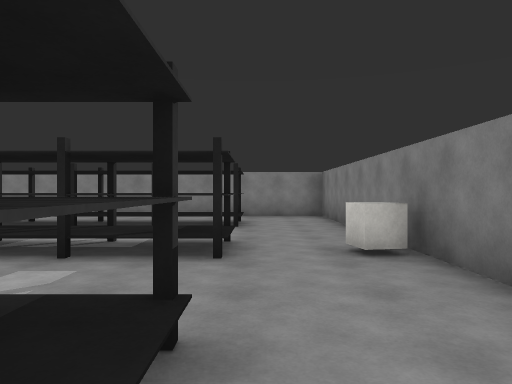
[1] (above)

16 first-person views from a walk through a 3-D level made in the Unity game engine. The camera is 1.4 m above the floor, looks level and sees 70° across. The floor is counted in squares, 2 m on a side. Each view is taken from the middle of a square. On the plan, view 1 faces up. The plan holds only what a view shows up to about 11 squares ahead; the rest is blank. The player is left out. Some animated figures are left out. Surface patterns are stand-ins for the level's own textures.

[2]
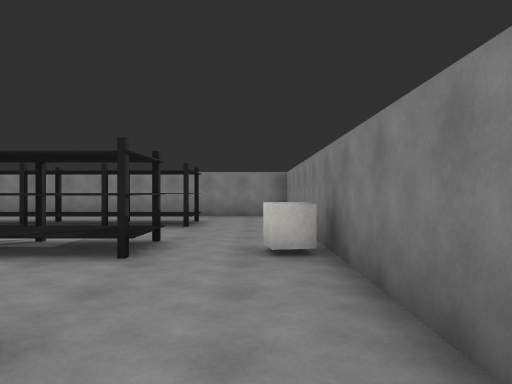

[3]
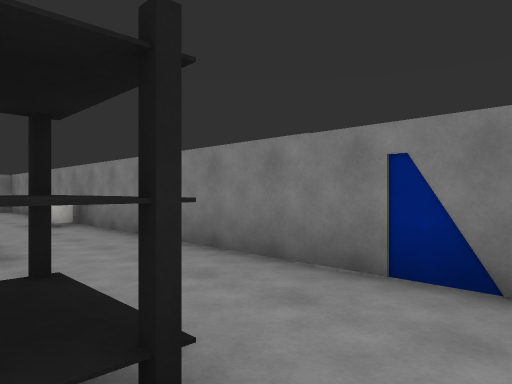

[4]
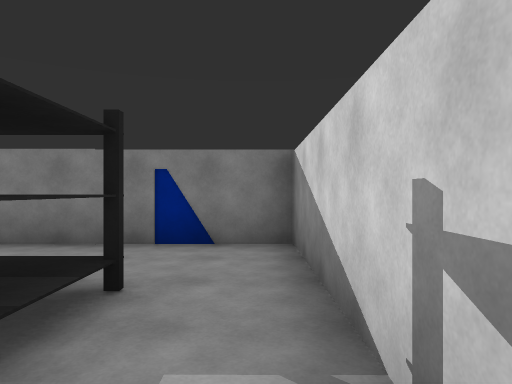

[5]
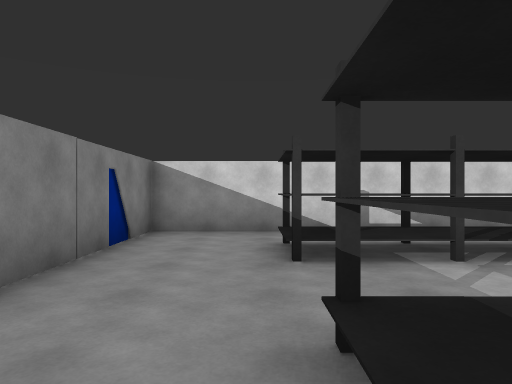

[6]
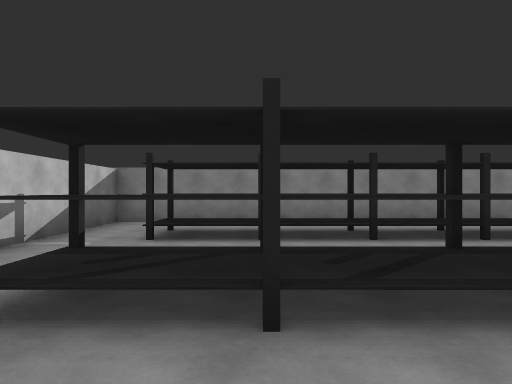

[7]
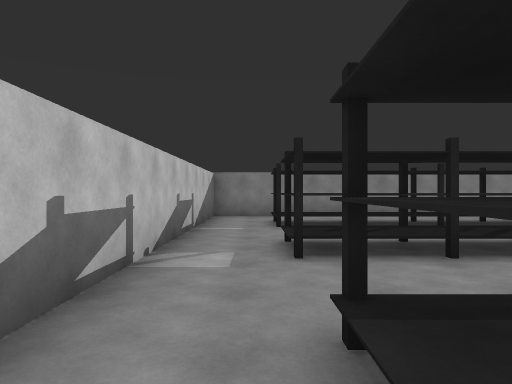

[8]
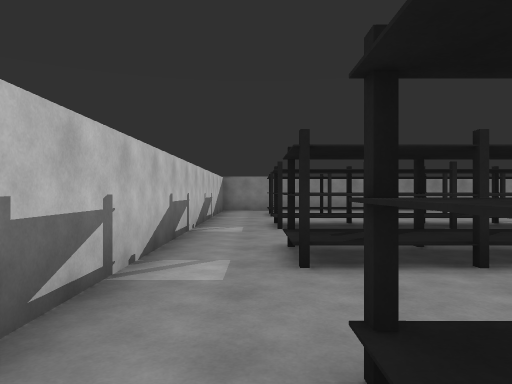

[9]
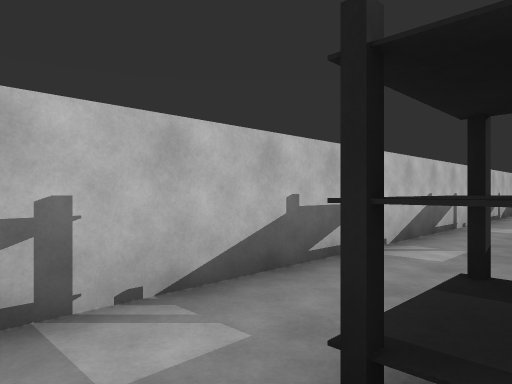

[10]
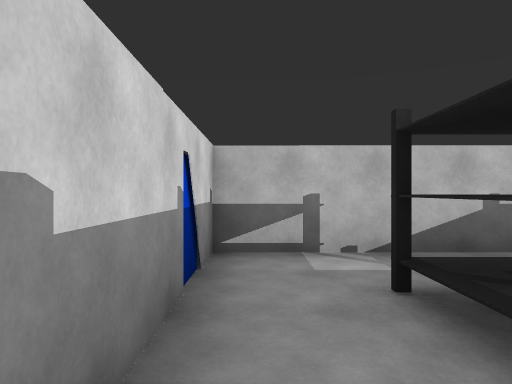

[11]
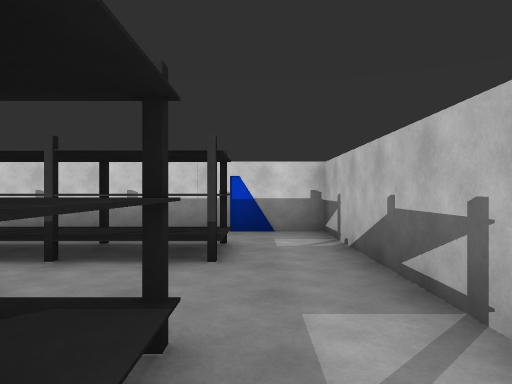

[12]
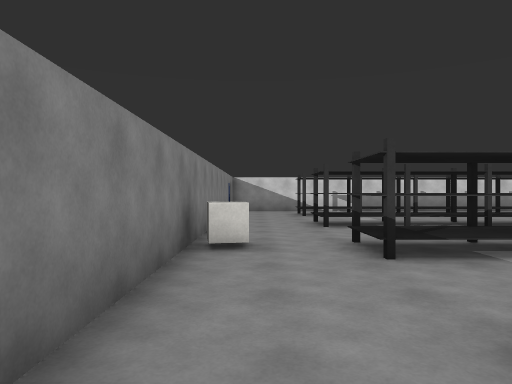

[13]
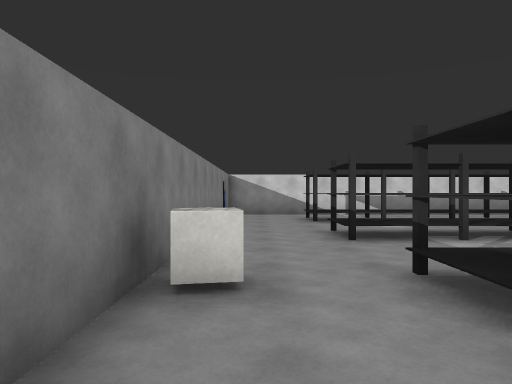

[14]
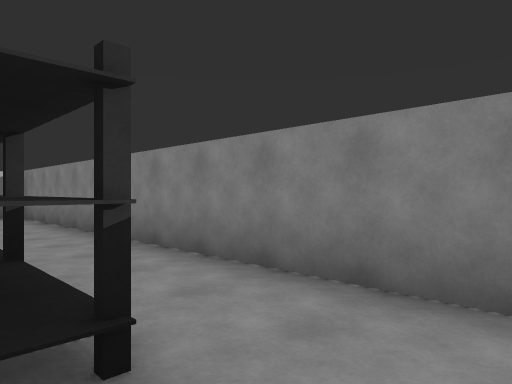

[15]
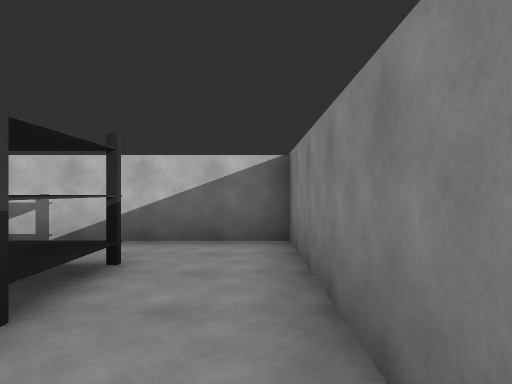

[16]
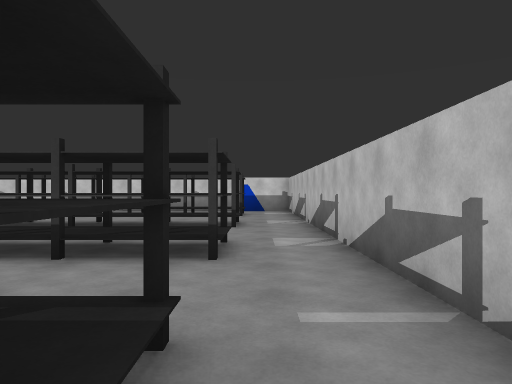

### Floor plan
Key: @ floor where view 1 was taken; # wall or solid block; . floor; T thing the floor can be seen under or through; C cube.
Columns run from 11 left of view 1 to 2 right of it. Each row starts with its distance up from view 1.
 11 ##############
 10 #............#
  9 #............#
  8 #..TTTTTTTT..#
  7 #........ ...#
  6 #........ ...#
  5 #..TTTTT ##..#
  4 #..TTTTT###.C#
  3 #.....   ....#
  2 #.. .   .....#
  1 #..####TTTT..#
  0 #..........@.#
 -1 #............#
 -2 #..########..#
 -3 #..########..#
 -4 #............#
 -5 ##############

Positions as (right, up) in squares from view 1, and headings:
1: (0, 0), facing up
2: (1, 0), facing up
3: (-1, -4), facing up-right
4: (-3, -4), facing right
5: (0, 2), facing down
6: (-7, 2), facing up
7: (-9, 0), facing up
8: (-9, -3), facing up
9: (-8, -4), facing up-left
10: (-6, -4), facing left
11: (-9, 2), facing down
12: (1, 9), facing down
13: (1, 7), facing down
14: (1, 8), facing up-left
15: (-5, 10), facing left
16: (-9, 9), facing down
